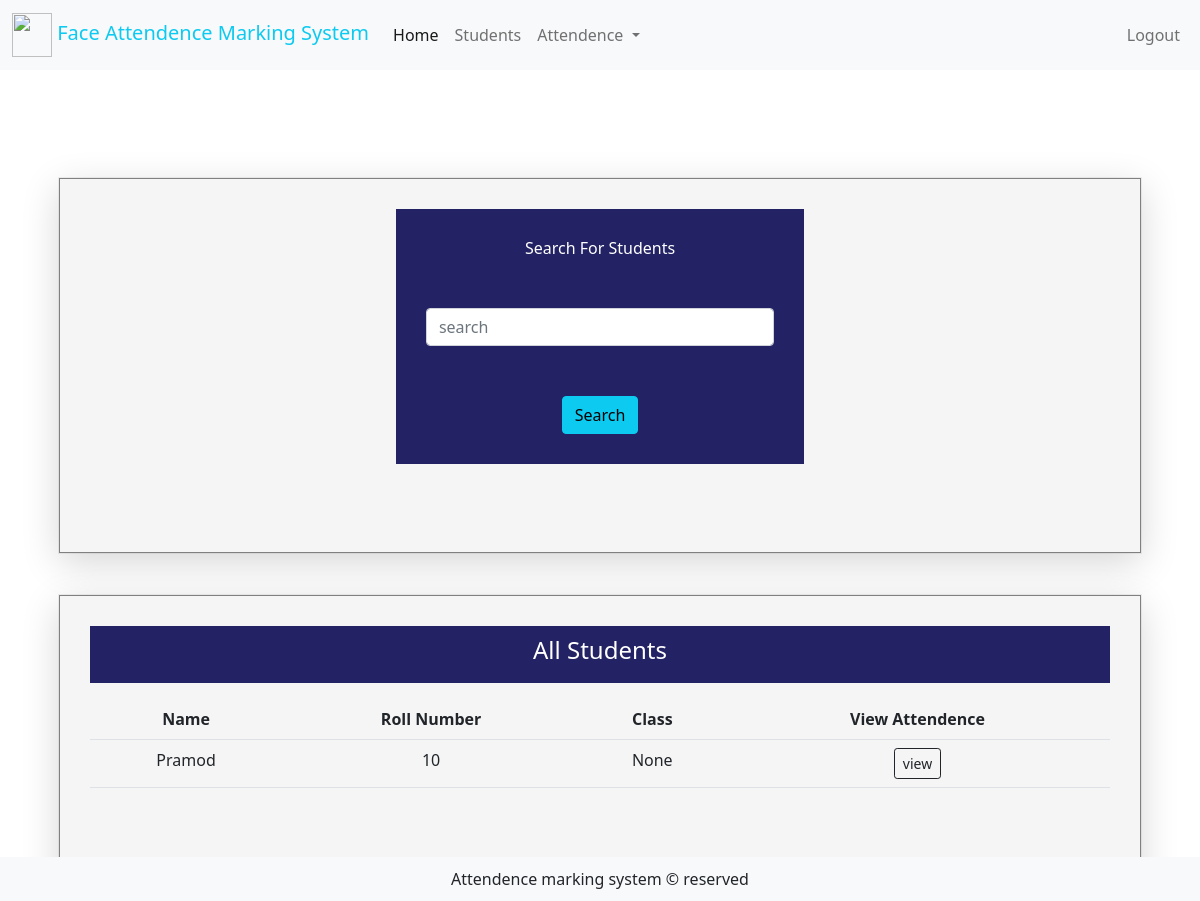
Screenshot of /Allstudents with the database file from the repository.
### Home/models.py (models this page shows)
class Student(models.Model):
    student_name = models.CharField(max_length=255)
    roll = models.IntegerField()
    class_name = models.CharField(max_length = 255,null= True, blank = True)

### Home/views.py (the view)
# urls.py: path("Allstudents",views.Allstudents,name="Allstudents"),
def Allstudents(request):
    stu = Student.objects.all()
    context = {
        "stu":stu
    }
    return render(request,'students.html',context)

### templates/students.html (shortened to what this page needs)
<!DOCTYPE html>
<html lang="en">
<head>
    <link href="https://cdn.jsdelivr.net/npm/bootstrap@5.0.2/dist/css/bootstrap.min.css" rel="stylesheet">
</head>
<body>
    <nav class="navbar navbar-expand-lg navbar-light bg-light">
        <div class="container-fluid">
          <a class="navbar-brand" href="{%url 'Index' %}"> <img src="https://www.shareicon.net/data/512x512/2015/09/29/648557_select_512x512.png" alt="" width="40" height="44">
            <span class="h5 text-info"> Face Attendence Marking System</span></a>
          <div class="collapse navbar-collapse" id="navbarSupportedContent">
            <ul class="navbar-nav me-auto mb-2 mb-lg-0">
              <li class="nav-item">
                <a class="nav-link active" aria-current="page" href="{%url 'Index' %}">Home</a>
              </li>
              <li class="nav-item">
                <a class="nav-link" href="#">Students</a>
              </li>
              <li class="nav-item dropdown">
                <a class="nav-link dropdown-toggle" href="#" id="navbarDropdown" role="button" data-bs-toggle="dropdown" aria-expanded="false">
                  Attendence
                </a>
              </li>
            </ul>
            <form class="d-flex">
              <ul class="navbar-nav me-auto mb-2 mb-lg-0">
                <li class="nav-item"><a href="{%url 'SignOut' %}" class="nav-link">Logout</a></li>
              </ul>
            </form>
          </div>
        </div>
      </nav>
      <div class="container mt-2">
        <div class="row">
            <div class="col-md-12">
                <div class="content">
                    <div class="search">
                        <h6>Search For Students</h6>
                        <form action="{%url 'SearchStudent' %}" method="post">
                            <input type="text" name="search" class="form-control" placeholder="search">
                            <button type="submit" class="btn btn-info">Search</button>
                        </form>
                    </div>
                </div>
            </div>
            <div class="col-md-12">
                <div class="content">
                    <div class="headder">
                        <h4>All Students</h4>
                    </div>
                    <table class="table table-muted table-stripped mt-3">
                        <tr>
                            <th>Name</th>
                            <th>Roll Number</th>
                            <th>Class</th>
                            <th>View Attendence</th>
                        </tr>
                        {% for i in stu %}
                        <tr>
                            <td>{{i.student_name}}</td>
                            <td>{{i.roll}}</td>
                            <td>{{i.class_name}}</td>
                            <td><a href="{%url 'StudentSingle' i.id %}" class="btn btn-outline-dark btn-sm">view</a></td>
                        </tr>
                        {% endfor %}
                    </table>
                </div>
            </div>
        </div>
      </div>
      <footer>
        <div class="footer bg-light">
            Attendence marking system &copy; reserved
        </div>
      </footer>
</body>
</html>

### templates/students.html (style rules this page uses)
body { background-image: url(https://www.imageshine.in/uploads/gallery/White-elegant-texture-background-style.jpg); background-repeat: no-repeat; background-position: fixed; background-size: cover; }
.content { width:97%; height: 90%; margin: auto; margin-top: 100px; border: .3px solid gray; padding-top: 0; padding: 30px; box-sizing: border-box; text-align: center; background-color: whitesmoke; box-shadow: rgba(0, 0, 0, 0.16) 0px 10px 36px 0px, rgba(0, 0, 0, 0.06) 0px 0px 0px 1px; }
.content input { margin: 50px; margin-left: 0; }
.footer { position: fixed; bottom: 0; width: 100%; padding: 10px; text-align: center; }
.headder { background-color: rgb(34, 34, 100); color: white; padding: 10px; }
.search { width:40%; background-color: rgb(34, 34, 100); padding: 30px; margin: auto; color: white; }

### rows the page displays
Student: student_name "Pramod", roll "10", class_name "None"
